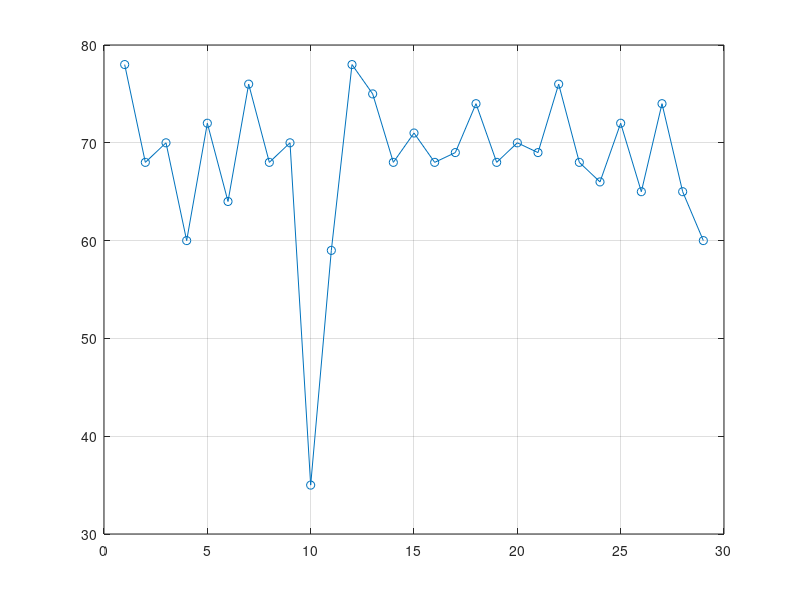
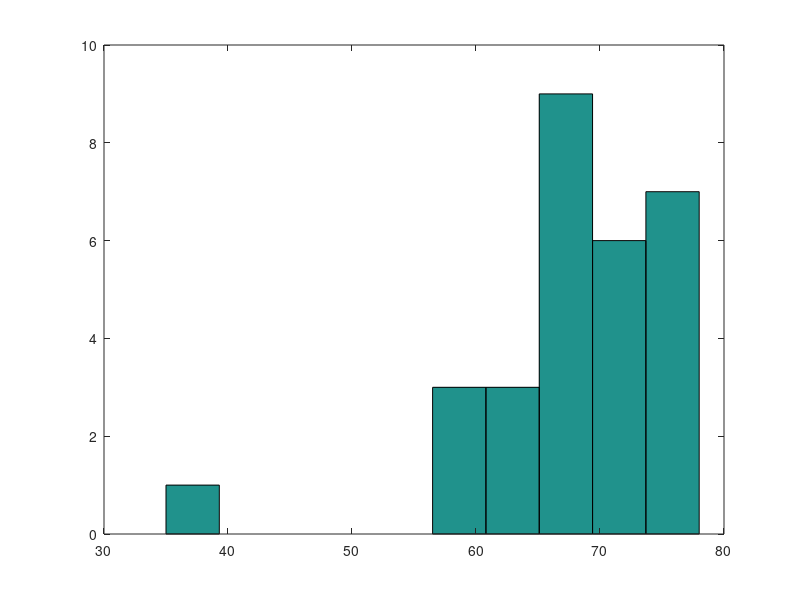

Write MATLAB code to recreate these figures, in order.
% Chapter 1
% Examples on Mean, Variance, Simple Random Sample, and Sample of
% Convenience
% -------------------------------------------------------------------------
clc, clear; close all
% -------------------------------------------------------------------------
% All the Given Samples
% Temperature vs. days
Temp = [78,68,70,60,72,64,76,68,70,35,59,78,75,68,71,68,69,74,68,70,69,...
    76,68,66,72,65,74,65,60];
figure(1); plot(Temp, 'o-'); grid
figure(2); hist(Temp)
% Length of Samples
Length = length(Temp);
% Sample1: Using Sample of Convenience
Sample1 = Temp(1:10);
% Sample2: Using Simple Random Sample method
Sample2 = randperm(Length);
Sample2 = Temp(Sample2);
Sample2 = Sample2(1:10);
% -------------------------------------------------------------------------
% How do we do it in Python?
% Example:
% np.random.permutation(10) % Instead of randperm
% array([1, 7, 4, 3, 0, 9, 2, 5, 8, 6])
% -------------------------------------------------------------------------
% Sample3: Using Simple Random Sample method
Sample3 =randperm(Length);
Sample3 = Temp(Sample3);
Sample3 = Sample3(1:10);

Mean_Whole_Samples = mean(Temp)
Mean_SampleConvenience = mean(Sample1)
Mean_SRS2 = mean(Sample2)
Mean_SRS3 = mean(Sample3)
% -------------------------------------------------------------------------
% Computing the Variance of the whole Sample Set
% Method 1:
m = Mean_Whole_Samples
Var_Method1 = (1/(length(Temp)-1))*sum((Temp-m).^2)

% Method 2:
Var_Method2 = (1/(length(Temp)-1))*(Temp-m)'*(Temp-m)

% Method 3: 
Var_Method3 = var(Temp)

% -------------------------------------------------------------------------
% How do we do it in Python? The command is variance() intead of var
% Example: 
% # Python code to demonstrate the working of 
% # variance() function of Statistics Module 
%   
% # Importing Statistics module 
% import statistics 
%   
% # Creating a sample of data 
% sample = [2.74, 1.23, 2.63, 2.22, 3, 1.98] 
%   
% # Prints variance of the sample set 
%   
% # Function will automatically calculate 
% # it's mean and set it as xbar 
% print("Variance of sample set is % s" 
%       %(statistics.variance(sample)))
% -------------------------------------------------------------------------
% Some Extra Examples
% 
% Height = 5.5+2*rand(10,1)
% Mean_Population = mean(Height)
% Sample1 = randperm(length(Height))
% Sample1 = Height(Sample1(1:3))
% Mean_Sample_1 = mean(Sample1)
% Sample2 = randperm(length(Height))
% Sample2 = Height(Sample2(1:3))
% Mean_Sample_2 = mean(Sample2)
% Result = [Mean_Population, Mean_Sample_1, Mean_Sample_2 ]
% figure(2); hist(x)